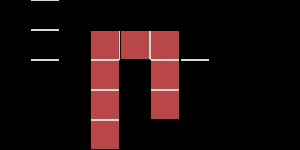

Tiled map render using the project's own tile images. Description and the whole map definition, tile-layer contents included, below:
An orthogonal 10x5 tile map with 30x30 px tiles, 2 tile layers (BackGround1, Foreground), 2 tilesets.

<map version="1.0" orientation="orthogonal" width="10" height="5" tilewidth="30" tileheight="30">
 <tileset firstgid="1" name="ClearBricks" tilewidth="30" tileheight="30">
  <image source="../../Tiles/Dev/Template30x30.png" width="480" height="30" />
 </tileset>
 <tileset firstgid="17" name="RedBricks" tilewidth="30" tileheight="30">
  <image source="../../Tiles/Dev/Template30x30_red.png" width="480" height="30" />
 </tileset>
 <layer name="BackGround1" width="10" height="5">
  <data encoding="csv">
0,0,0,0,0,0,0,0,0,0,
0,0,0,23,19,29,0,0,0,0,
0,0,0,22,0,22,0,0,0,0,
0,0,0,22,0,18,0,0,0,0,
0,0,0,18,0,0,0,0,0,0
</data>
 </layer>
 <layer name="Foreground" width="10" height="5">
  <data encoding="csv">
0,6,0,0,0,0,0,0,0,0,
0,6,0,0,0,0,5,0,0,0,
0,2,0,0,0,0,2,0,0,0,
0,0,0,0,0,0,0,0,0,0,
0,0,0,0,0,0,0,0,0,0
</data>
 </layer>
</map>